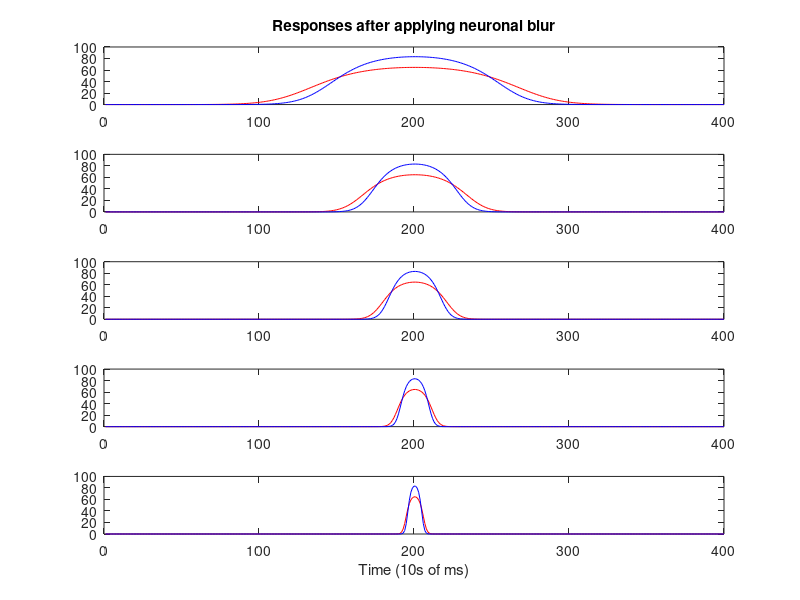
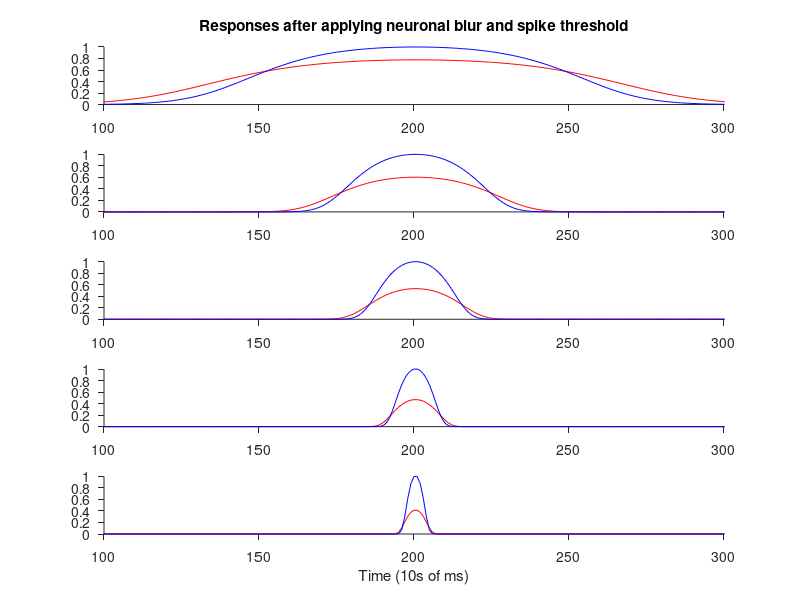
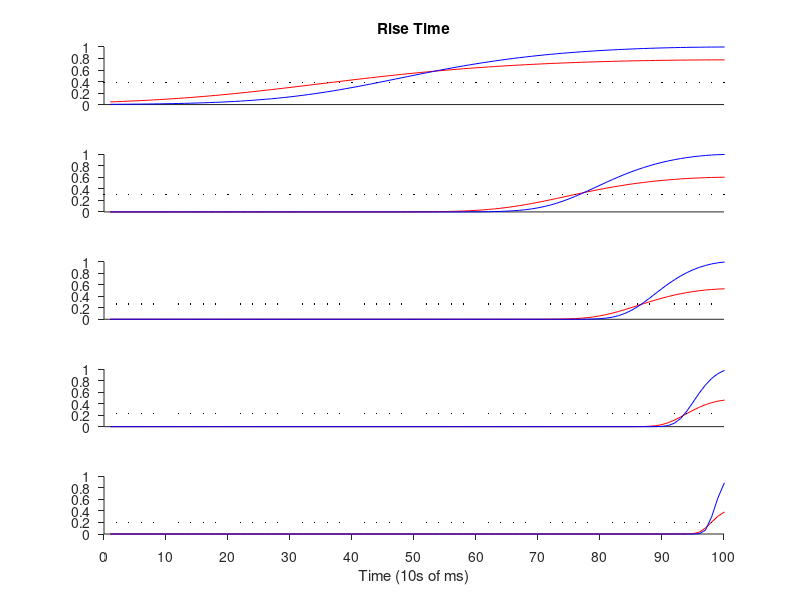
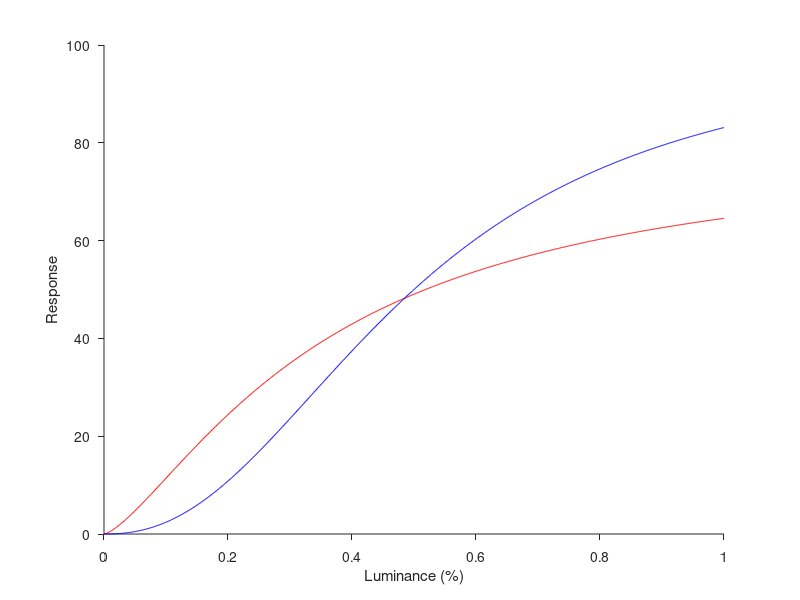

Write the MATLAB code that produced these figures, in order.
%%% This code simulates changes in light-dark latency differences with stimulus speed measured in physiological experiments. 
%%% It uses Gaussian functions to simulate different stimulus speeds, a Naka-Rushton function to simulate neural blur and
%%% a spike threshold changes to simulate the fast decay o light-dark latency differences with velocity. 

clear all; close all;

%%% Neuronal blur. 
ONnre=1.4;                          %%% ON Naka-Rushton exponent
ONnrlum50=0.36;                     %%% ON Naka-Rushton half-response luminance; 
ONRmax=80;                          %%% ON Naka-Rushton Rmax 
OFFnre=2.3;                         %%% OFF Naka-Rushton exponent
OFFnrlum50=0.5;                     %%% OFF Naka-Rushton half-response luminance; 
OFFRmax=100;                        %%% OFF Naka-Rushton Rmax 

spk_th_factor = [1 2 2.5 3 3.5];    %%% spike threshold value for each velocity. Same value for ON and OFF
half_max = 0.5;                     %%% Half-max based on the response to lights (used to calculate the L-D latency difference)

%%% Time of stimulus motion
timemov=200;                        %%% time of motion in units of 10 ms (2,000 ms for 5 deg/s, 700 for 15 deg/s, 350 for 30 deg/s, 180 for 60 deg/s)
timewindow=timemov*2;
velocities=[5 10 16.15 30 60];      %%% in deg/s
n_vel=length(velocities);

%%% Show psths after applying neuronal blur to ON and OFF visual responses 
figure(1)
set(1,'Position',[2048 696 560 420])
clf
for vel=1:n_vel
    
    %%% generate psths for different stimulus velocities using Gaussian functions
    stimdur(vel)=timemov/velocities(vel);                           
    stim = fspecial('gaussian',timewindow, stimdur(vel));
    stim=stim(timewindow/2,:);
    stim=stim/max(stim);
    
    %%% apply neuronal blur to the responses
    stiml = ONRmax*((stim.^ONnre)./(ONnrlum50.^ONnre+stim.^ONnre));
    stimd = OFFRmax*((stim.^OFFnre)./(OFFnrlum50.^OFFnre+stim.^OFFnre));
    
    %%% plot the responses to light (red lines) and dark stimuli (blue lines)
    subplot(n_vel,1,vel);
    plot(stiml,'r'); 
    hold on;
    plot(stimd,'b'); 
    hold off;
    
    if vel == 1
        title('Responses after applying neuronal blur')
    end
    
    if vel == 5
        xlabel('Time (10s of ms)')
    end

end

%%% Show psths after applying neuronal blur and spike threshold to ON and OFF visual responses 
figure(2)
set(2,'Position',[2626 693 560 420])
clf
for vel=1:n_vel
    
    %%% generate psths for different stimulus velocities using gaussian functions
    stimdur(vel)=timemov/velocities(vel);                           
    stim = fspecial('gaussian',timewindow, stimdur(vel));
    stim=stim(timewindow/2,:);
    stim=stim/max(stim);
    
    %%% apply neuronal blur to the responses
    stiml2 = (ONRmax*((stim.^ONnre)./(ONnrlum50.^ONnre+stim.^ONnre))).^spk_th_factor(vel); %%%put the gaussians through a nonlinearity function
    stimd2 = (OFFRmax*((stim.^OFFnre)./(OFFnrlum50.^OFFnre+stim.^OFFnre))).^spk_th_factor(vel);

    %%% calculate latency at half maximum response to light stimuli
    [~,Id(vel)] = min(abs(stimd2 - half_max*max(stiml2)));
    [~,Il(vel)] = min(abs(stiml2 - half_max*max(stiml2)));
    
    %%% calculate the latency difference between lights and darks. Then, divide by 100 to get difference in seconds (each bin in time is 10 ms then divided by 1000 ms to get seconds)
    tempint(vel) = ((Il(vel)-Id(vel))/100)*-1;                  
    
    %%% plot the responses to light (red lines) and dark stimuli (blue lines)
    subplot(n_vel,1,vel);
    plot(stiml2./max(stimd2),'r');
    hold on;
    plot(stimd2./max(stimd2),'b'); 
    xlim([100 300])
    set(gca,'TickDir','out')
    box off
    %ylabel('Response')
    
    if vel == 1
        title('Responses after applying neuronal blur and spike threshold')
    end
        
    if vel == 5
        xlabel('Time (10s of ms)')
    end
    
end

%%% Show the rise time of visual responses and latency at half-maximum response
figure(3)
set(3,'Position',[3206 697 560 420])
clf
for vel=1:n_vel
    
    %%% generate psths for different stimulus velocities using Gaussian functions
    stimdur(vel)=timemov/velocities(vel);
    stim = fspecial('gaussian',timewindow, stimdur(vel));
    stim=stim(timewindow/2,:);
    stim=stim/max(stim);
    
    %%% apply neuronal blur to the responses    
    stiml2 = (ONRmax*(stim.^ONnre)./(ONnrlum50.^ONnre+stim.^ONnre)).^spk_th_factor(vel); %%%put the gaussians through a nonlinearity function
    stimd2 = (OFFRmax*(stim.^OFFnre)./(OFFnrlum50.^OFFnre+stim.^OFFnre)).^spk_th_factor(vel);

    %%% plot the responses to light (red lines) and dark stimuli (blue lines)
    subplot(n_vel,1,vel);
    plot(stiml2(100:200)./max(stimd2), 'r');
    hold on;
    plot(stimd2(100:200)./max(stimd2), 'b')
    hold on;
    plot(0:2:100,half_max*(max(stiml2)./max(stimd2)):half_max*(max(stiml2)./max(stimd2)),'.k','MarkerSize',2);
    box off
    xlim([0 100])
    set(gca,'TickDir','out');
    set(gca,'XTick',[]);
    if vel == 1
        title('Rise Time')
    end
    if vel == 5
        xlabel('Time (10s of ms)')
        set(gca,'XTick',[0:10:100]);
    end
end

%%% Show Luminance Response Function for ON and OFF 
figure(4)
set(4,'Position',[2047 180 560 420])
clf
lum = [0:0.001:1];

ON_LRF = ONRmax*(lum.^ONnre)./(ONnrlum50.^ONnre+lum.^ONnre);
OFF_LRF = OFFRmax*(lum.^OFFnre)./(OFFnrlum50.^OFFnre+lum.^OFFnre);

plot(lum,ON_LRF, 'r');
hold on;
plot(lum,OFF_LRF, 'b')
box off
xlim([0 1])
set(gca,'TickDir','out');
xlabel('Luminance (%)')
ylabel('Response')

%%% Plot Model and data from latency differences
figure(5)
set(5,'Position',[2625 180 560 420])
clf
avg_data = [ 0.07254;-0.00042782;-0.0030334;-0.00057827;-0.0025167];
semilogx(velocities,tempint, '-','Color','k') 
hold on 
semilogx(velocities,avg_data, 'o','Color','b')
xlim([4 70]); 
ylim([-0.02 0.1]);
box off
set(gca,'TickDir','out');
set(gca,'YTick',[-0.05 0 0.05 0.1]);
set(gca,'XTick',[5 10 20 30 60]);
% hold on;plot(5:2:80,0:0,'.k');
xlabel('Velocity (deg/s)')
ylabel('Light-dark latency difference (s)')
